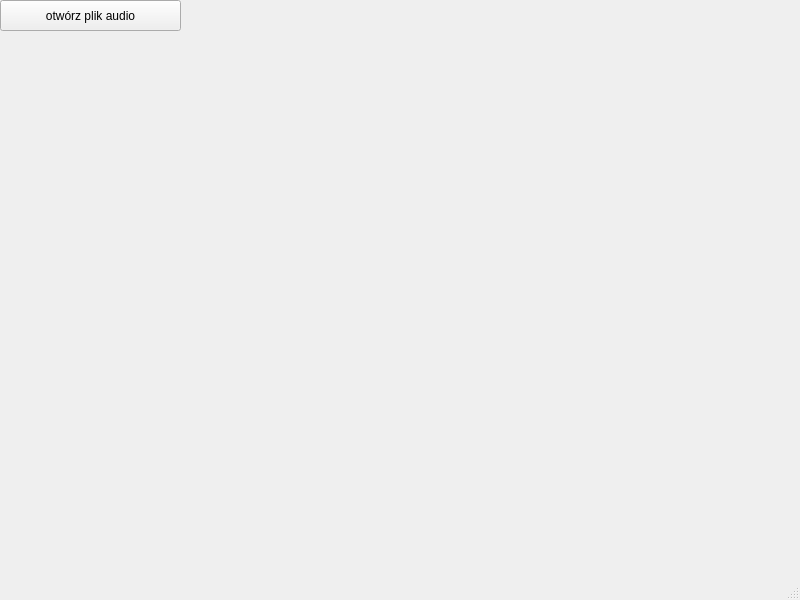
<?xml version="1.0" encoding="UTF-8"?>
<ui version="4.0">
 <class>Wizualizator_audio</class>
 <widget class="QMainWindow" name="Wizualizator_audio">
  <property name="geometry">
   <rect>
    <x>0</x>
    <y>0</y>
    <width>800</width>
    <height>600</height>
   </rect>
  </property>
  <property name="windowTitle">
   <string>Wizualizator audio</string>
  </property>
  <property name="autoFillBackground">
   <bool>false</bool>
  </property>
  <widget class="QWidget" name="centralwidget">
   <widget class="QPushButton" name="openFileBTN">
    <property name="geometry">
     <rect>
      <x>0</x>
      <y>0</y>
      <width>181</width>
      <height>31</height>
     </rect>
    </property>
    <property name="text">
     <string>otwórz plik audio</string>
    </property>
   </widget>
  </widget>
  <widget class="QMenuBar" name="menubar">
   <property name="geometry">
    <rect>
     <x>0</x>
     <y>0</y>
     <width>800</width>
     <height>33</height>
    </rect>
   </property>
  </widget>
  <widget class="QStatusBar" name="statusbar"/>
 </widget>
 <resources/>
 <connections/>
</ui>
